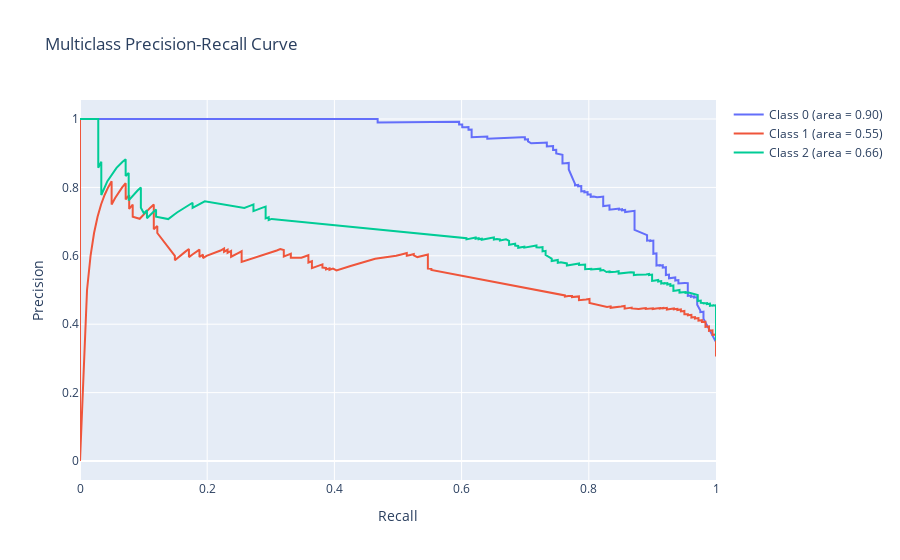

Notebook cell for this chart:
### Code cell
# Compute Precision-Recall and plot for each class
precision = dict()
recall = dict()
average_precision = dict()
for i in range(n_classes):
    precision[i], recall[i], _ = precision_recall_curve(y_test_bin[:, i], y_score[:, i])
    average_precision[i] = average_precision_score(y_test_bin[:, i], y_score[:, i])

fig = go.Figure()
for i in range(n_classes):
    fig.add_trace(go.Scatter(x=recall[i], y=precision[i], mode='lines', name=f'Class {i} (area = {average_precision[i]:0.2f})'))

fig.update_layout(title='Multiclass Precision-Recall Curve', xaxis_title='Recall', yaxis_title='Precision')
fig.show()

### Figure 1 — Plotly figure (JSON) as saved in the notebook; plotly's stock layout.template omitted (floating-point values rounded to 4 significant figures; data arrays with more than 128 entries replaced by an {"elided": "..."} marker saying what was removed)
{"data": [{"mode": "lines", "name": "Class 0 (area = 0.90)", "type": "scatter", "x": {"elided": "343 float values"}, "y": {"elided": "343 float values"}}, {"mode": "lines", "name": "Class 1 (area = 0.55)", "type": "scatter", "x": {"elided": "343 float values"}, "y": {"elided": "343 float values"}}, {"mode": "lines", "name": "Class 2 (area = 0.66)", "type": "scatter", "x": {"elided": "343 float values"}, "y": {"elided": "343 float values"}}], "layout": {"title": {"text": "Multiclass Precision-Recall Curve"}, "xaxis": {"title": {"text": "Recall"}}, "yaxis": {"title": {"text": "Precision"}}}}
